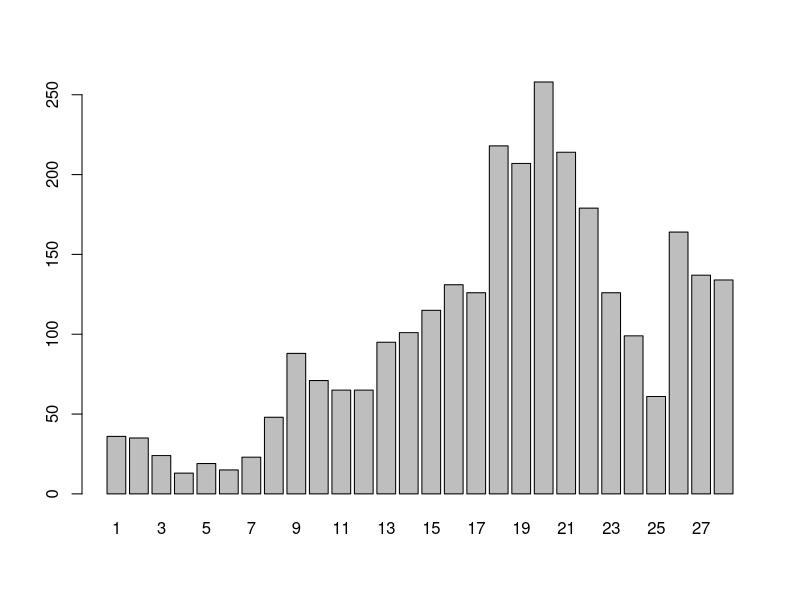
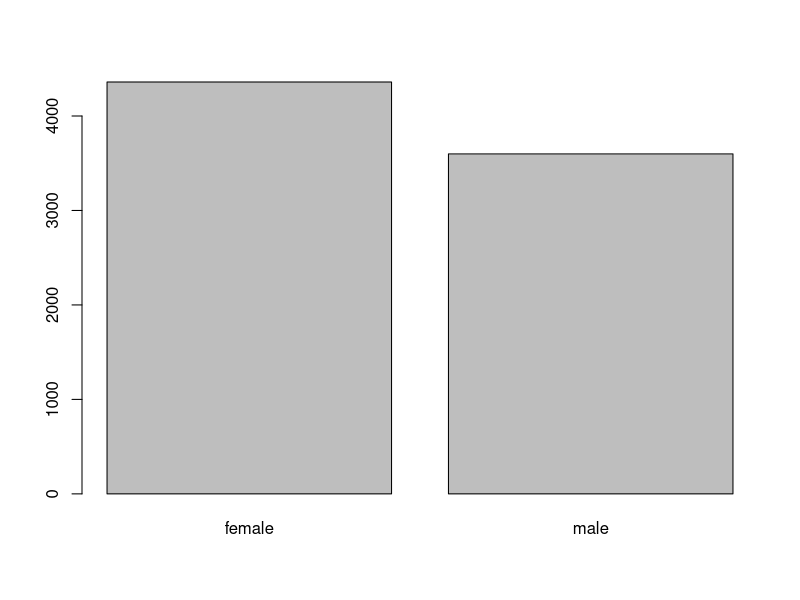
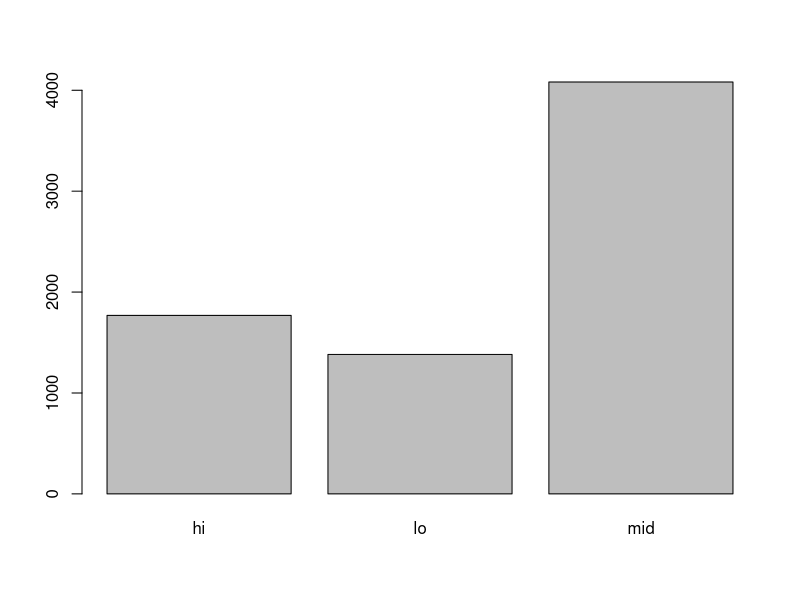
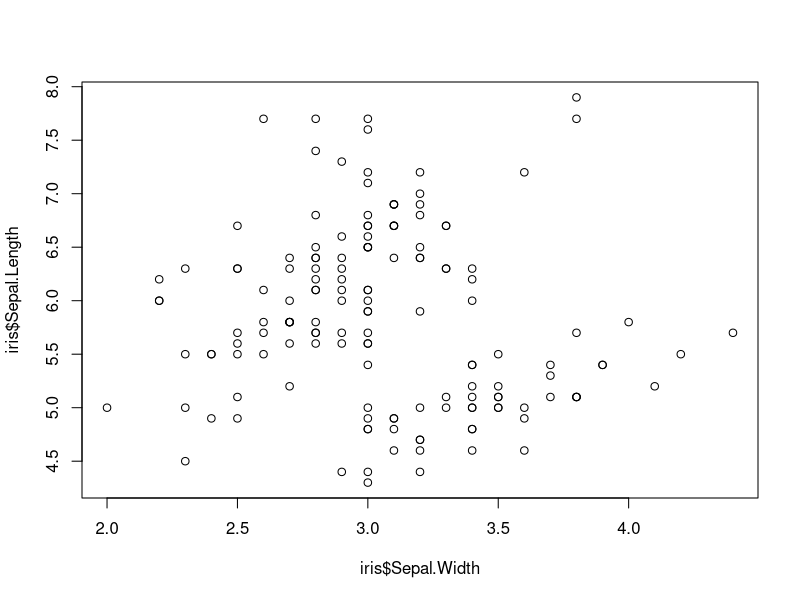
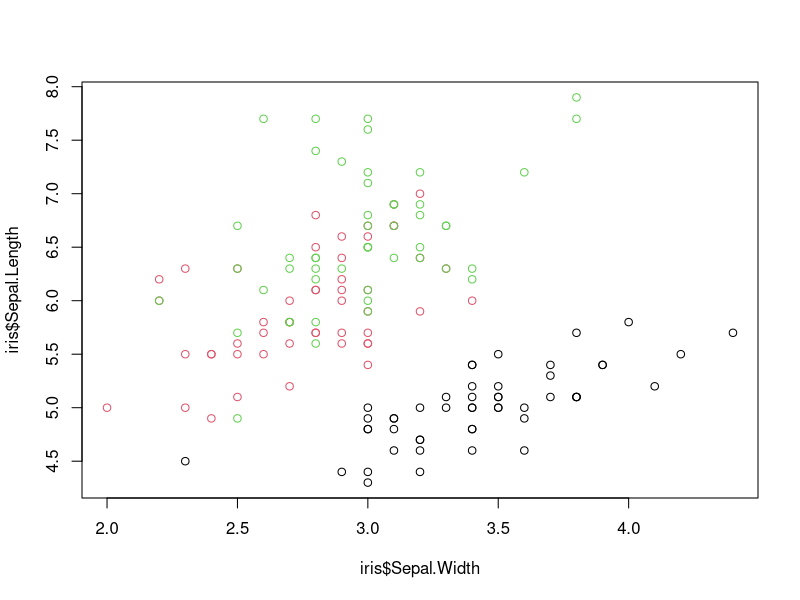
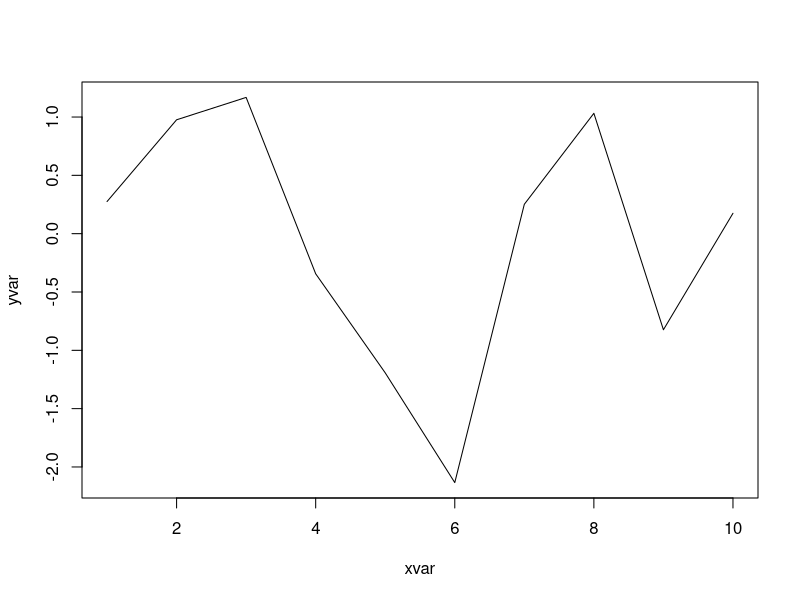
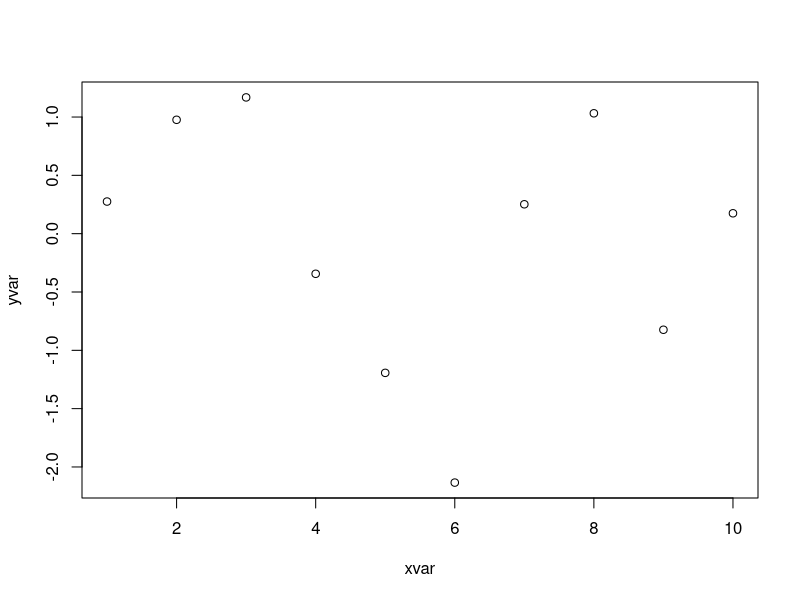
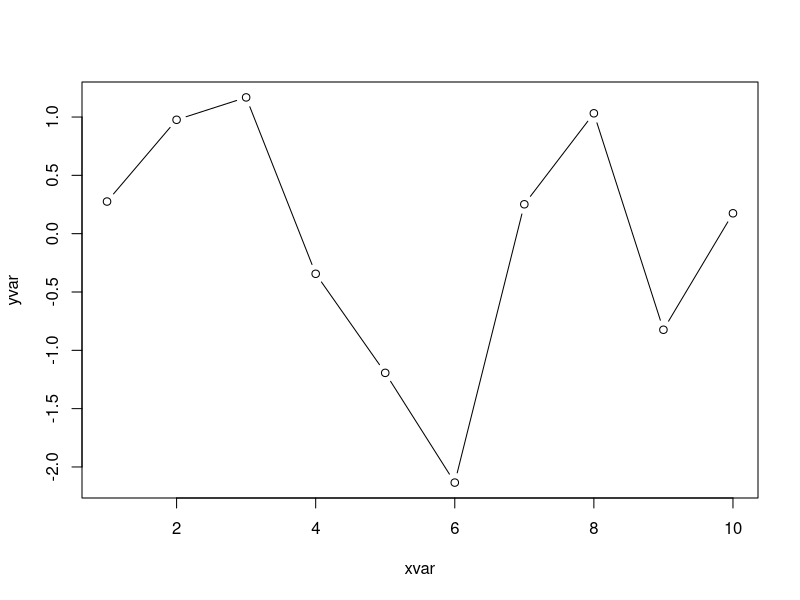

These figures' R source, in order:
## ---- chunk 1
knitr::opts_chunk$set(message=FALSE, warning=FALSE, fig.align="center")
## ---- chunk 2
# 1. read in data
#x 2. add "subj_" to `id` and make a factor/char
#x 4. do something with `raceenc1` and `raceenc2`
#x 5. melt over `nat*(y)`'s
#x 6. filter out all NA's from value col
#x 7. delete trailing `y`'s with regex
#x 8. collapse levels of income into "hi", "mid", "lo"


# 9. simple plots w base + qplot
# 10. formula interface for base plotting
# 
# 11. a buncha ggplots!
# 
# 12. how to apply this to your situation

# note: "%in%" <- function(x, table) match(x, table, nomatch = 0) > 0


# **question**: is it important *for our purposes* to distinguish between "refused" and "no answer" and "does not apply"? I'd say not, since none of them give us data and someone's proclivity for volunteering their race has nothing to do with what we want to measure or explore. Also, it's not even clear that proclivity is that these would indicate...

## ---- chunk 3
# read in the data and do some initial inspection
dat <- read.csv("datasets/gss_2016_test.csv") 

# check for na's (none, yay!...but are there *really* none?! to be continued...)
colSums(is.na(dat))

str(dat)
head(dat, n=5)
## ---- chunk 4
# to make nicer-looking tables:
# knitr::kable(t(as.table(colSums(is.na(dat)))))
# knitr::kable(table(dat$form), col.names=c("form","count"))
# knitr::kable(table(dat$sex), col.names=c("sex", "count"))
## ---- chunk 5
# now check + clean up + transform columns as necessary

# `id` is an identifier, not a number
dat$id <- paste0("resp", dat$id)

# `form` has just two levels
table(dat$form)

# so we can recode it with `ifelse()`
dat$form <- ifelse(dat$form==1, "standard", "alternate_y")

# `sex` has just two levels
table(dat$sex)

# so we can recode it with `ifelse()`
dat$sex <- ifelse(dat$sex==1, "male", "female")

# income has lots of different values
# ALSO BTW YAY FIRST PLOT! 
barplot(table(dat$INCOME16))

# so we'll have to recode it in a more mechanical fashion...

# one option:
# recode income to `hi` or `mid` or `lo`, according to external values
lo  <- 1:12; mid <- 13:21; hi  <- 22:26
dat$income_cat <- ifelse(
  dat$INCOME16 %in% lo, "lo", ifelse(
    dat$INCOME16 %in% mid, "mid", ifelse(
      dat$INCOME16 %in% hi, "hi", NA
    )
  )
); rm(lo); rm(mid); rm(hi)

# another option:
# read in external vals as a table, and just sub in values for numeric codes
income <- read.csv(
  "datasets/lookup_income.csv", header=FALSE, col.names=c("num","val"), 
  stringsAsFactors=FALSE
)
# **note**: this won't feel intuitive, but try to break down what's happening.
#           the following recoding method is very general and very useful.

# make a vector with values equal to income$val, and names income$num
income_lkup        <- as.vector(income$val)
names(income_lkup) <- income$num

# recode the income column by matching vals w the lookup table names
dat$income_range <- income_lkup[match(dat$INCOME16, names(income_lkup))]

# remove the original income col
dat$INCOME16 <- NULL
## ---- chunk 6
# let's check out the race cols again
table(dat$racecen1, useNA="always")
table(dat$racecen2, useNA="always")

# kinda messy...let's just extract the census's notion of "ethnicity"
# (i.e. hispanic or non-hispanic)

# first read in our associative array of keys and values
race <- read.csv(
  "datasets/lookup_race.csv", header=FALSE, col.names=c("num","val"),
  stringsAsFactors=FALSE
)
race_lkup        <- as.vector(race$val)
names(race_lkup) <- race$num

dat$racecen1 <- ifelse(dat$racecen1 %in% c(0,98,99), NA, dat$racecen1)
dat$racecen2 <- ifelse(dat$racecen2 %in% c(0,98,99), NA, dat$racecen2)

dat$racecen1 <- race_lkup[match(dat$racecen1, names(race_lkup))]
dat$racecen2 <- race_lkup[match(dat$racecen2, names(race_lkup))]

dat$hisp <- ifelse(
  dat$racecen1=="Hispanic", "hispanic", "nonhispanic"
)
dat$hisp[dat$racecen2=="Hispanic"] <- "hispanic"

# now we can safely eliminate the `racecen1/2` columns
dat$racecen1 <- NULL; dat$racecen2 <- NULL
## ---- chunk 7
# now we have everything except the outcome vars
# reorganize the df the way we want it
dem_cols  <- c("id", "year", "form", "sex", "age", "income_cat", "hisp")
item_cols <- names(dat)[startsWith(names(dat), "nat")]
dat <- dat[, c(dem_cols, item_cols)]
## ---- chunk 8
# NATFARE/NATFAREY/NATCITY/NATCITYY/NATRACE/NATRACEY
#    9        "No answer"
#    8        "Don't know"
#    3        "Too much"
#    2        "About right"
#    1        "Too little"
#    0        "Not applicable"

library("reshape2")

# hold `dem_cols` (see above) constant, collapse the other columns
dat <- melt(dat, id.vars=dem_cols)

# recode the new "column-column" as character (instead of factor)
dat$variable <- as.character(dat$variable)

# rename the two new columns
names(dat)[names(dat)=="variable"] <- "item"
names(dat)[names(dat)=="value"]    <- "response"

# let's check out what we have now:
knitr::kable(head(dat, n=10))
## ---- chunk 9
# toss all the rows w/o real answers
# (don't forget the comma before the closing square bracked -- `dat` is a df!)
dat <- dat[!dat$response %in% c(9, 8, 0), ]

# make a lookup table for the responses
val_lkup <- c(`1`="too little", `2`="about right", `3`="too much")

# recode responses as character
dat$response <- as.character(val_lkup[match(dat$response, names(val_lkup))])

# look at a table
knitr::kable(table(dat$response, useNA="ifany"), col.names=c("resp", "freq"), pad=0)
## ---- chunk 10
knitr::kable(table(dat$item, useNA="ifany"), col.names=c("item", "freq"), pad=0)
## ---- chunk 11
# for now we'll just toss all y's to make life easier
dat$item <- gsub("y", "", dat$item)

# confirm that we have just three vals now
knitr::kable(table(dat$item, useNA="ifany"), col.names=c("item", "freq"), pad=0)
## ---- chunk 12
# many ways to summarize data by groups!

# frequency tables
table(dat$sex, dat$response)
table(dat$income_cat, dat$response)

# tables can have arbitrary dimensions, but even three is tough to parse...
# table(dat$sex, dat$income_cat, dat$response)

# cross-tabulate 
xtabs( ~ sex + income_cat, data=dat)
xtabs( ~ response + sex + income_cat, data=dat)

# marginal proportions
# **exercise** try setting margin=2
prop.table(xtabs( ~ response + income_cat, data=dat), margin=1)
prop.table(table(dat$response, dat$income_cat), margin=1)

# dplyr::summarize()/group_by() is my drug of choice:
library("dplyr")
dat %>% group_by(sex, income_cat) %>% summarize(
  num_obs = length(response),
  num_toolittle = sum(response=="too little", na.rm=TRUE),
  prop_toolittle  = num_toolittle / num_obs,
  num_aboutright = sum(response=="about right", na.rm=TRUE),
  prop_aboutright = num_aboutright / num_obs,
  num_toomuch = sum(response=="too much", na.rm=TRUE),
  prop_toomuch = num_toomuch / num_obs
  # the `mutate_if()` is just to make it display nicer
) %>% mutate_if(is.numeric, round, digits=3) %>% data.frame()

dat %>% group_by(item, form) %>% summarize(
  num_obs = length(response),
  num_toolittle = sum(response=="too little", na.rm=TRUE),
  prop_toolittle  = num_toolittle / num_obs,
  num_aboutright = sum(response=="about right", na.rm=TRUE),
  prop_aboutright = num_aboutright / num_obs,
  num_toomuch = sum(response=="too much", na.rm=TRUE),
  prop_toomuch = num_toomuch / num_obs
) %>% mutate_if(is.numeric, round, digits=3) %>% data.frame()


# can use formula interface with `aggregate()`
aggregate(age ~ sex + income_cat, FUN="mean", data=dat)
aggregate(age ~ sex + income_cat, FUN="sd", data=dat)
aggregate(age ~ sex + income_cat, FUN=function(x) round(mean(x)), data=dat)

# write a custom function for aggregating
custom_summary <- function(x){
  c(mean=round(mean(x)), sd=round(sd(x)), min=min(x), max=max(x))
}
aggregate(age ~ sex + income_cat, FUN=custom_summary, data=dat)
## ---- chunk 13
# barplots made from a table
barplot(table(dat$sex))
barplot(table(dat$income_cat))
## ---- chunk 14
# basic scatterplot
plot(iris$Sepal.Width, iris$Sepal.Length)
# with color coding
plot(iris$Sepal.Width, iris$Sepal.Length, col=iris$Species)
## ---- chunk 15
xvar <- 1:10
yvar <- rnorm(xvar)
# line plot (nice for time-series)
plot(xvar, yvar, type="l")
# scatter
plot(xvar, yvar, type="p")
# both
plot(xvar, yvar, type="b")
# other options are "c", "o", "S"/"s", "h", "n"
## ---- chunk 16
# histograms for numeric univariate distributions
# this is probably the base plotting function i use the most
hist(dat$age)
## ---- chunk 17
pdat <- dat %>% group_by(sex, income_cat, item, form) %>% summarize(
  num_obs = length(response),
  mean_age = mean(age, na.rm=TRUE),
  prop_toolittle  = sum(response=="too little", na.rm=TRUE) / num_obs,
  prop_aboutright = sum(response=="about right", na.rm=TRUE) / num_obs,
  prop_toomuch = sum(response=="too much", na.rm=TRUE) / num_obs
) %>% mutate_if(is.numeric, round, digits=3) %>% 
  melt(measure.vars=c("prop_toolittle","prop_aboutright","prop_toomuch")) %>% 
  data.frame()

# make sure income is ordered how we want it (the others dont matter)
pdat$income_cat <- factor(pdat$income_cat, levels=c("lo","mid","hi"))

## ---- chunk 18
library("ggplot2")

# scatterplots

# regular
ggplot(pdat, aes(x=mean_age, y=value)) +
  geom_point()

# color-coded
ggplot(pdat, aes(x=mean_age, y=value, color=variable)) +
  geom_point()

ggplot(pdat, aes(x=mean_age, y=value, color=income_cat)) +
  geom_point()

# size-coded
ggplot(pdat, aes(x=mean_age, y=value, size=num_obs)) + 
  geom_point()

# size- and color-coded
ggplot(pdat, aes(x=mean_age, y=value, size=num_obs, color=income_cat)) + 
  geom_point()
## ---- chunk 19
# first group the data by item and get proportions for each response
boosh <- dat %>% group_by(item) %>% summarize(
  prop_toolittle  = sum(response=="too little", na.rm=TRUE) / n(),
  prop_aboutright = sum(response=="about right", na.rm=TRUE) / n(),
  prop_toomuch = sum(response=="too much", na.rm=TRUE) / n()
) %>% melt(id.vars="item")

# now make some plots
ggplot(boosh, aes(x=item, y=value, fill=variable)) + geom_bar(stat="identity")

ggplot(boosh, aes(x=item, y=value, fill=variable)) +
  geom_bar(stat="identity", position="dodge") 

ggplot(boosh, aes(x="", y=value, fill=variable)) +
  geom_bar(stat="identity", position="dodge") +
  facet_wrap(~item)
## ---- chunk 20
# first group the data by item and get proportions for each response
boosh <- dat %>% group_by(item, form) %>% summarize(
  prop_toolittle  = sum(response=="too little", na.rm=TRUE) / n(),
  prop_aboutright = sum(response=="about right", na.rm=TRUE) / n(),
  prop_toomuch = sum(response=="too much", na.rm=TRUE) / n()
) %>% melt(id.vars=c("item","form")) %>% data.frame()

knitr::kable(boosh)
## ---- chunk 21
ggplot(boosh, aes(x=variable, y=value, fill=form)) + 
  geom_bar(stat="identity", position="dodge") +
  facet_wrap(~item) 

ggplot(boosh, aes(x=item, y=value, fill=form)) + 
  geom_bar(stat="identity", position="dodge") +
  facet_wrap(~variable) 



ggplot(boosh, aes(x=variable, y=value)) +
  geom_bar(stat="identity", position="dodge") +
  facet_grid(item ~ form) 

ggplot(boosh, aes(x=variable, y=value, fill=variable)) +
  geom_bar(stat="identity", position="dodge") +
  facet_grid(item~form) 


## ---- chunk 22
# control the color coding

# move the legend position

# label the axes and plot

# add a caption

# add labels for the values

# axis limits and axis ticks

# ...
## ---- chunk 23
library("dplyr")
dat16 <- read.csv("datasets/gss_2016_test.csv") %>% mutate(
  id = paste0("resp_", id),
  form = ifelse(form==1, "standard", "alternate_y"),
  sex = ifelse(sex==1, "male", "female")
)

